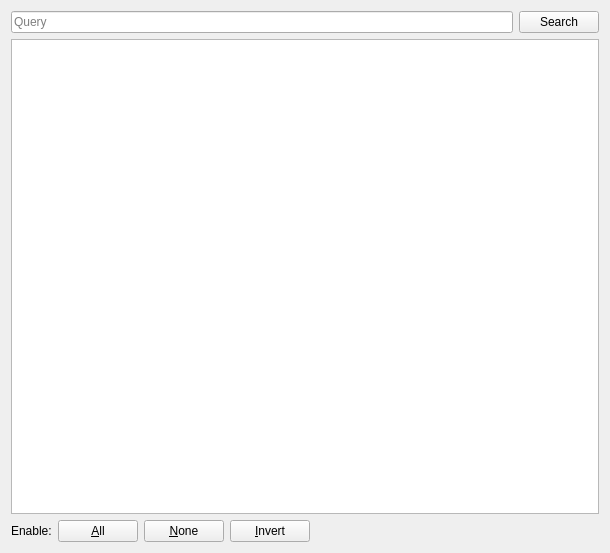
<?xml version="1.0" encoding="UTF-8"?>
<ui version="4.0">
 <class>Form</class>
 <widget class="QWidget" name="Form">
  <property name="geometry">
   <rect>
    <x>0</x>
    <y>0</y>
    <width>610</width>
    <height>553</height>
   </rect>
  </property>
  <property name="windowTitle">
   <string>Form</string>
  </property>
  <layout class="QVBoxLayout" name="verticalLayout">
   <item>
    <layout class="QHBoxLayout" name="horizontalLayout">
     <item>
      <widget class="HistoryLineEdit" name="query">
       <property name="sizePolicy">
        <sizepolicy hsizetype="Expanding" vsizetype="Fixed">
         <horstretch>0</horstretch>
         <verstretch>0</verstretch>
        </sizepolicy>
       </property>
       <property name="placeholderText">
        <string>Query</string>
       </property>
       <property name="clearButtonEnabled">
        <bool>true</bool>
       </property>
      </widget>
     </item>
     <item>
      <widget class="QPushButton" name="search">
       <property name="text">
        <string>Search</string>
       </property>
       <property name="icon">
        <iconset resource="../../../../../../resources/images.qrc">
         <normaloff>:/images/search.png</normaloff>:/images/search.png</iconset>
       </property>
      </widget>
     </item>
    </layout>
   </item>
   <item>
    <widget class="ResultsView" name="results_view">
     <property name="alternatingRowColors">
      <bool>true</bool>
     </property>
     <property name="selectionMode">
      <enum>QAbstractItemView::SingleSelection</enum>
     </property>
     <property name="selectionBehavior">
      <enum>QAbstractItemView::SelectRows</enum>
     </property>
     <property name="rootIsDecorated">
      <bool>false</bool>
     </property>
     <property name="uniformRowHeights">
      <bool>true</bool>
     </property>
     <property name="itemsExpandable">
      <bool>false</bool>
     </property>
     <property name="sortingEnabled">
      <bool>true</bool>
     </property>
     <property name="expandsOnDoubleClick">
      <bool>false</bool>
     </property>
     <attribute name="headerStretchLastSection">
      <bool>false</bool>
     </attribute>
    </widget>
   </item>
   <item>
    <layout class="QHBoxLayout" name="horizontalLayout_2">
     <item>
      <widget class="QLabel" name="label_2">
       <property name="text">
        <string>Enable:</string>
       </property>
      </widget>
     </item>
     <item>
      <widget class="QPushButton" name="enable_all">
       <property name="text">
        <string>&amp;All</string>
       </property>
      </widget>
     </item>
     <item>
      <widget class="QPushButton" name="enable_none">
       <property name="text">
        <string>&amp;None</string>
       </property>
      </widget>
     </item>
     <item>
      <widget class="QPushButton" name="enable_invert">
       <property name="text">
        <string>&amp;Invert</string>
       </property>
      </widget>
     </item>
     <item>
      <spacer name="horizontalSpacer">
       <property name="orientation">
        <enum>Qt::Horizontal</enum>
       </property>
       <property name="sizeHint" stdset="0">
        <size>
         <width>40</width>
         <height>20</height>
        </size>
       </property>
      </spacer>
     </item>
    </layout>
   </item>
  </layout>
 </widget>
 <customwidgets>
  <customwidget>
   <class>ResultsView</class>
   <extends>QTreeView</extends>
   <header>results_view.h</header>
  </customwidget>
  <customwidget>
   <class>HistoryLineEdit</class>
   <extends>QLineEdit</extends>
   <header>calibre/gui2/widgets.h</header>
  </customwidget>
 </customwidgets>
 <resources>
  <include location="../../../../../../resources/images.qrc"/>
 </resources>
 <connections/>
</ui>
